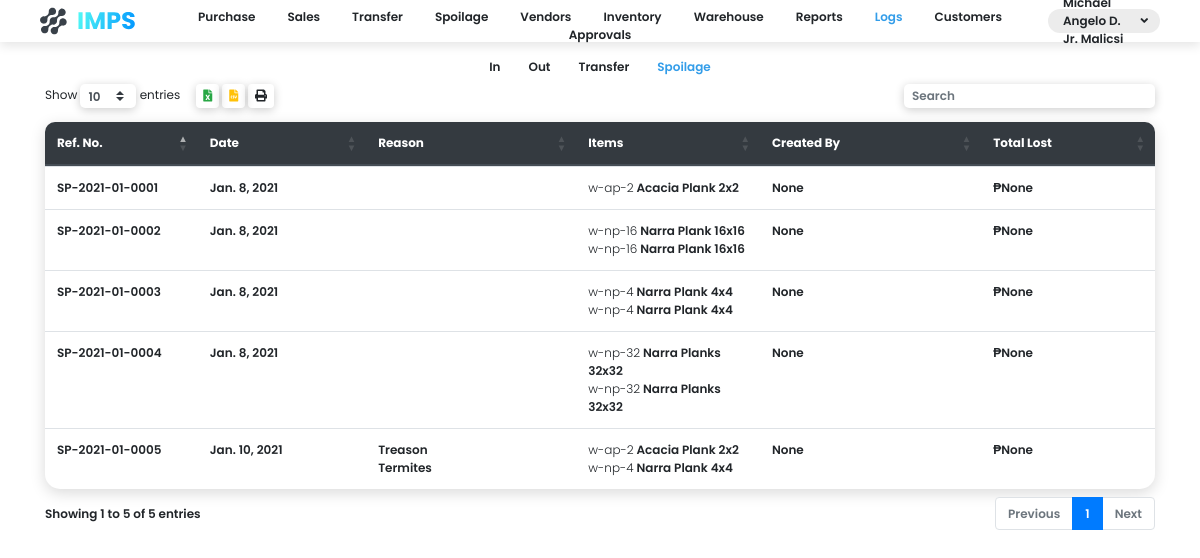
/logs/spoilage/ (signed in), run on the app's committed database.
### app/models.py (models this page shows, shortened)
class User(models.Model):
    first_name = models.CharField(max_length=255)
    last_name = models.CharField(max_length=255)
    position = models.CharField(max_length=255)
    login = models.ForeignKey(Login, on_delete=models.CASCADE)

class Spoilage(models.Model):
    ref_id = models.CharField(max_length=255)
    date = models.DateField()
    total_lost = models.DecimalField(max_digits=24, decimal_places=5, null=True, blank=True)
    created_by = models.ForeignKey(User, on_delete=models.PROTECT, null=True, blank=True)

class Spoilage_Item(models.Model):
    product = models.ForeignKey(Product, on_delete=models.CASCADE)
    spoilage = models.ForeignKey(Spoilage, on_delete=models.CASCADE)
    remaining = models.IntegerField()
    spoilage_quantity = models.IntegerField()
    reason = models.TextField()
    cost_per_item = models.DecimalField(max_digits=24, decimal_places=5, null=True, blank=True)
    total_cost = models.DecimalField(max_digits=24, decimal_places=5, null=True, blank=True)

class Product(models.Model):
    code = models.CharField(max_length=255)
    name = models.CharField(max_length=255)
    description = models.TextField(null=True, blank=True)
    quantity = models.IntegerField()
    cost_per_item = models.DecimalField(max_digits=24, decimal_places=5, null=True, blank=True)
    total_cost = models.DecimalField(max_digits=24, decimal_places=5, null=True, blank=True)
    turnover = models.DecimalField(max_digits=3, decimal_places=2, null=True, blank=True)
    warehouse = models.ForeignKey(Warehouse, on_delete=models.CASCADE, null=True, blank=True)

### app/views/logs.py (the view)
# urls.py: path('logs/spoilage/', views.spoilageLogsView),
def spoilageLogsView(request):
    if request.session.is_empty():
        return redirect('/login/')
    context = {
        'spoils': Spoilage.objects.all(),
        'me': User.objects.select_related().get(login__username=request.session.get('username')),
    }
    return render(request, 'logs_spoilage.html', context)

### templates/logs_spoilage.html (shortened to what this page needs)
<!DOCTYPE html>
<html lang="en">
<head>
    <link rel="stylesheet" href="https://cdn.jsdelivr.net/npm/bootstrap@4.5.3/dist/css/bootstrap.min.css">
    <link rel="stylesheet" href="https://cdn.datatables.net/buttons/1.6.5/css/buttons.dataTables.min.css">
    <link rel="stylesheet" href="https://cdn.datatables.net/1.10.22/css/dataTables.bootstrap4.min.css">
    <link rel="stylesheet" href="/static/css/style.css">
    <link rel="stylesheet" href="/static/css/fontawesome.all.css">
</head>
<body>
    <body class="font-size-12">
      <div class="c-nav d-flex font-w-600 mb-3">
        <div class="c-nav-item justify-content-start">
          <img src="/static/media/Group 117.svg" class="logo">
        </div>
        <div class="c-nav-item justify-content-end dropdown">
          <div class="nav-name" data-toggle="dropdown">
            <span>{{me.first_name}} {{me.last_name}}</span> <i class="fas fa-angle-down ml-1"></i>
          </div>
        </div>
      </div>
      <div class="d-flex font-w-600 mb-2 justify-content-center">
        <div class="justify-content-center c-nav-links">
            <div onclick="location.href='/logs/in'">In</div>
            <div onclick="location.href='/logs/out'">Out</div>
            <div onclick="location.href='/logs/transfer'">Transfer</div>
            <div onclick="location.href='/logs/spoilage'" class="active">Spoilage</div>
        </div>
        </div>
        <div class="container font-w-600">
          <div id="loader-container" class="d-flex justify-content-center align-items-center">
            <div id="loader"></div>
          </div>
            <table id="table" class="table box-shadow-medium b-tl-radius-10 b-tr-radius-10">
                <thead class="thead-dark">
                <tr class="">
                    <th class="b-tl-radius-10" style="border-top: 0px;">Ref. No.</th>
                    <th style="border-top: 0px;">Date</th>
                    <th style="border-top: 0px;">Reason</th>
                    <th style="border-top: 0px;">Items</th>
                    <th style="border-top: 0px">Created By</th>
                    <th class="b-tr-radius-10" style="border-top: 0px;">Total Lost</th>
                </tr>
                </thead>
                <tbody>
                {%for spoilage in spoils.all%}
                <tr>
                    <td>{{spoilage.ref_id}}</td>
                    <td>{{spoilage.date}}</td>
                    <td>
                      {%for reason in spoilage.spoilage_item_set.all%}
                      <span>{{reason.reason}}</span><br/>
                      {%endfor%}
                    </td>
                    <td>
                      {%for item in spoilage.spoilage_item_set.all%}
                      <span class="font-w-300">{{item.product.code}}</span> <span>{{item.product.name}}</span><br/>
                      {%endfor%}
                    </td>
                    <td>{{spoilage.created_by}}</td>
                    <td>₱{{spoilage.total_lost}}</td>
                </tr>
                {%endfor%}
                </tbody>
            </table>
        </div>
</body>
</html>

### static/css/style.css (style rules this page uses)
body { font-family: 'Poppins', sans-serif; min-width: 720px; }
.font-size-12 { font-size: 12px; }
.table { background: #fff; border-radius: 15px; }
.box-shadow-medium { box-shadow: 0px 4px 15px rgba(0,0,0,0.15); }
.font-w-300 { font-weight: 300; }
.font-w-600 { font-weight: 600; }
.b-tl-radius-10 { border-top-left-radius: 10px; }
.b-tr-radius-10 { border-top-right-radius: 10px; }
.c-nav { height: 42px; background: white; box-shadow: 0px 4px 10px rgba(0,0,0,0.10); width: 100%; padding-left:5vh; padding-right: 5vh; }
.c-nav-item { display: inline-flex; align-items: center; width: 10%; }
.c-nav-links, .navbar-nav, .navbar { display: inline-flex; align-items: center; width: 80%; }
.c-nav-links div { transition: .1s; padding-left: 14px; padding-right: 14px; cursor: pointer; height: 100%; display: flex; align-items: center; }
.active { color: #339DE9; }
.logo { cursor: pointer; }
.nav-name { display: flex; height: 24px; background: #ECECEC; padding: 0px 12px 0px 15px; align-items: center; border-radius: 12px; cursor: pointer; }
#table { display: none; }
#loader { border: 8px solid #f3f3f3; border-top: 8px solid #3498db; border-radius: 50%; width: 40px; height: 40px; animation: spin 2s linear infinite; margin-top: 200px; }
#loader-container { display: none; }

### data on the page
User: last_name "Malicsi"
Spoilage: ref_id "SP-2021-01-0001", date "Jan. 8, 2021", created_by "None", total_lost "None"
Spoilage_Item: product.code "w-ap-2", product.name "Acacia Plank 2x2"
Spoilage: ref_id "SP-2021-01-0002", date "Jan. 8, 2021", created_by "None", total_lost "None"
Spoilage_Item: product.code "w-np-16", product.name "Narra Plank 16x16"
Spoilage_Item: product.code "w-np-16", product.name "Narra Plank 16x16"
Spoilage: ref_id "SP-2021-01-0003", date "Jan. 8, 2021", created_by "None", total_lost "None"
Spoilage_Item: product.code "w-np-4", product.name "Narra Plank 4x4"
Spoilage_Item: product.code "w-np-4", product.name "Narra Plank 4x4"
Spoilage: ref_id "SP-2021-01-0004", date "Jan. 8, 2021", created_by "None", total_lost "None"
Spoilage_Item: product.code "w-np-32", product.name "Narra Planks 32x32"
Spoilage_Item: product.code "w-np-32", product.name "Narra Planks 32x32"
Spoilage: ref_id "SP-2021-01-0005", date "Jan. 10, 2021", created_by "None", total_lost "None"
Spoilage_Item: reason "Treason", product.code "w-ap-2", product.name "Acacia Plank 2x2"
Spoilage_Item: reason "Termites", product.code "w-np-4", product.name "Narra Plank 4x4"
